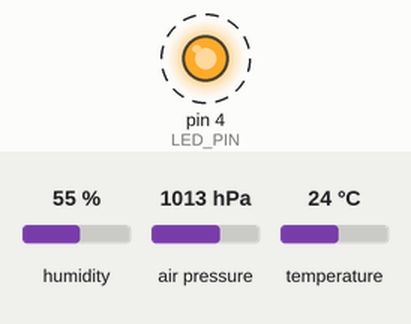
Simulated run of this sketch. Board: Arduino Uno, built with avr-gcc and run on an emulated ATmega328P. On the bench: output pins drawn as LEDs (lit = HIGH). Wiring (inferred from the names in the program): I2C bus: SDA pin 16; SCL pin 14; BME280 sensor at I2C address 0x76. Dashed ring = blinking. The test bench sets the inputs (shaded band); at power-on: humidity 55 %, air pressure 1013 hPa, temperature 24 °C. What the sketch prints to the serial monitor is not drawn.

Above: at 0.2 s.
Timing chart, 0 to 3.0 s (numbered marks = the images above):
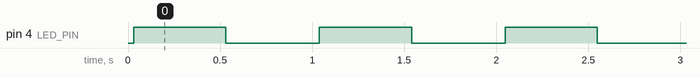

The sketch:

esp8266_bme280.ino
```cpp
#include <Wire.h>

#define LED_PIN 4

#define BME280_ADDRESS 0x76

// GPIO pin for I2C
#define I2C_SCL_PIN 14
#define I2C_SDA_PIN 16

// software I2C
class I2C {
private:
  void delay()
  {
  }

  // 初期化
  void init_i2c()
  {
    pinMode(I2C_SCL_PIN, INPUT_PULLUP);
    pinMode(I2C_SDA_PIN, INPUT_PULLUP);
  }

  void i2c_cl_0()
  {
    pinMode(I2C_SCL_PIN, OUTPUT);
    digitalWrite(I2C_SCL_PIN, LOW);
  }

  void i2c_cl_1()
  {
    digitalWrite(I2C_SCL_PIN, HIGH);
    pinMode(I2C_SCL_PIN, INPUT_PULLUP);
  }

  void i2c_da_0()
  {
    pinMode(I2C_SDA_PIN, OUTPUT);
    digitalWrite(I2C_SDA_PIN, LOW);
  }

  void i2c_da_1()
  {
    digitalWrite(I2C_SDA_PIN, HIGH);
    pinMode(I2C_SDA_PIN, INPUT_PULLUP);
  }

  int i2c_get_da()
  {
    i2c_da_1();
    return digitalRead(I2C_SDA_PIN) ? 1 : 0;
  }

  // スタートコンディション
  void i2c_start()
  {
    i2c_da_0(); // SDA=0
    delay();
    i2c_cl_0(); // SCL=0
    delay();
  }

  // ストップコンディション
  void i2c_stop()
  {
    i2c_cl_1(); // SCL=1
    delay();
    i2c_da_1(); // SDA=1
    delay();
  }

  // リピーテッドスタートコンディション
  void i2c_repeat()
  {
    i2c_cl_1(); // SCL=1
    delay();
    i2c_da_0(); // SDA=0
    delay();
    i2c_cl_0(); // SCL=0
    delay();
  }

  // 1バイト送信
  bool i2c_write(int c)
  {
    int i;
    bool nack;

    delay();

    // 8ビット送信
    for (i = 0; i < 8; i++) {
      if (c & 0x80) {
        i2c_da_1(); // SCL=1
      } else {
        i2c_da_0(); // SCL=0
      }
      c <<= 1;
      delay();
      i2c_cl_1(); // SCL=1
      delay();
      i2c_cl_0(); // SCL=0
      delay();
    }

    i2c_da_1(); // SDA=1
    delay();

    i2c_cl_1(); // SCL=1
    delay();
    // NACKビットを受信
    nack = i2c_get_da();
    i2c_cl_0(); // SCL=0

    return nack;
  }

  // 1バイト受信
  int i2c_read(bool nack)
  {
    int i, c;

    i2c_da_1(); // SDA=1
    delay();

    c = 0;

    for (i = 0; i < 8; i++) {
      i2c_cl_1(); // SCL=1
      delay();
      c <<= 1;
      if (i2c_get_da()) { // SDAから1ビット受信
        c |= 1;
      }
      i2c_cl_0(); // SCL=0
      delay();
    }

    // NACKビットを送信
    if (nack) {
      i2c_da_1(); // SDA=1
    } else {
      i2c_da_0(); // SDA=0
    }
    delay();
    i2c_cl_1(); // SCL=1
    delay();
    i2c_cl_0(); // SCL=0
    delay();

    return c;
  }

  int address; // I2Cデバイスアドレス

public:
  I2C(int address)
    : address(address)
  {
    init_i2c();
  }

  // デバイスのレジスタに書き込む
  virtual void write(int reg, int data)
  {
    i2c_start();                   // スタート
    i2c_write(address << 1);       // デバイスアドレスを送信
    i2c_write(reg);                // レジスタ番号を送信
    i2c_write(data);               // データを送信
    i2c_stop();                    // ストップ
  }

  // デバイスのレジスタを読み取る
  virtual int read(int reg)
  {
    int data;
    i2c_start();                   // スタート
    i2c_write(address << 1);       // デバイスアドレスを送信
    i2c_write(reg);                // レジスタ番号を送信
    i2c_repeat();                  // リピーテッドスタートコンディション
    i2c_write((address << 1) | 1); // デバイスアドレスを送信（読み取りモード）
    data = i2c_read(true);         // データを受信
    i2c_stop();                    // 受信
    return data;
  }
};


I2C *wire;


unsigned long int hum_raw,temp_raw,pres_raw;
signed long int t_fine;

uint16_t dig_T1;
int16_t dig_T2;
int16_t dig_T3;
uint16_t dig_P1;
int16_t dig_P2;
int16_t dig_P3;
int16_t dig_P4;
int16_t dig_P5;
int16_t dig_P6;
int16_t dig_P7;
int16_t dig_P8;
int16_t dig_P9;
int8_t  dig_H1;
int16_t dig_H2;
int8_t  dig_H3;
int16_t dig_H4;
int16_t dig_H5;
int8_t  dig_H6;

void readTrim()
{
  uint8_t data[32];

  for (int i = 0; i < 24; i++) {
    data[i] = wire->read(0x88 + i);
  }

  data[24] = wire->read(0xa1);

  for (int i = 0; i < 7; i++) {
    data[i + 25] = wire->read(0xe1 + i);
  }

  dig_T1 = (data[1] << 8) | data[0];
  dig_T2 = (data[3] << 8) | data[2];
  dig_T3 = (data[5] << 8) | data[4];
  dig_P1 = (data[7] << 8) | data[6];
  dig_P2 = (data[9] << 8) | data[8];
  dig_P3 = (data[11]<< 8) | data[10];
  dig_P4 = (data[13]<< 8) | data[12];
  dig_P5 = (data[15]<< 8) | data[14];
  dig_P6 = (data[17]<< 8) | data[16];
  dig_P7 = (data[19]<< 8) | data[18];
  dig_P8 = (data[21]<< 8) | data[20];
  dig_P9 = (data[23]<< 8) | data[22];
  dig_H1 = data[24];
  dig_H2 = (data[26]<< 8) | data[25];
  dig_H3 = data[27];
  dig_H4 = (data[28]<< 4) | (0x0F & data[29]);
  dig_H5 = (data[30] << 4) | ((data[29] >> 4) & 0x0F);
  dig_H6 = data[31];
}

void readData()
{
  int i = 0;
  uint32_t data[8];
  for (int i = 0; i < 8; i++) {
    data[i] = wire->read(0xf7 + i);
  }
  pres_raw = (data[0] << 12) | (data[1] << 4) | (data[2] >> 4);
  temp_raw = (data[3] << 12) | (data[4] << 4) | (data[5] >> 4);
  hum_raw  = (data[6] << 8) | data[7];
}


signed long int calibration_T(signed long int adc_T)
{
  signed long int var1, var2, T;
  var1 = ((((adc_T >> 3) - ((signed long int)dig_T1<<1))) * ((signed long int)dig_T2)) >> 11;
  var2 = (((((adc_T >> 4) - ((signed long int)dig_T1)) * ((adc_T>>4) - ((signed long int)dig_T1))) >> 12) * ((signed long int)dig_T3)) >> 14;

  t_fine = var1 + var2;
  T = (t_fine * 5 + 128) >> 8;
  return T;
}

unsigned long int calibration_P(signed long int adc_P)
{
  signed long int var1, var2;
  unsigned long int P;
  var1 = (((signed long int)t_fine)>>1) - (signed long int)64000;
  var2 = (((var1>>2) * (var1>>2)) >> 11) * ((signed long int)dig_P6);
  var2 = var2 + ((var1*((signed long int)dig_P5))<<1);
  var2 = (var2>>2)+(((signed long int)dig_P4)<<16);
  var1 = (((dig_P3 * (((var1>>2)*(var1>>2)) >> 13)) >>3) + ((((signed long int)dig_P2) * var1)>>1))>>18;
  var1 = ((((32768+var1))*((signed long int)dig_P1))>>15);
  if (var1 == 0) {
    return 0;
  }
  P = (((unsigned long int)(((signed long int)1048576)-adc_P)-(var2>>12)))*3125;
  if (P < 0x80000000) {
    P = (P << 1) / ((unsigned long int) var1);
  } else {
    P = (P / (unsigned long int)var1) * 2;
  }
  var1 = (((signed long int)dig_P9) * ((signed long int)(((P>>3) * (P>>3))>>13)))>>12;
  var2 = (((signed long int)(P>>2)) * ((signed long int)dig_P8))>>13;
  P = (unsigned long int)((signed long int)P + ((var1 + var2 + dig_P7) >> 4));
  return P;
}

unsigned long int calibration_H(signed long int adc_H)
{
  signed long int v_x1;

  v_x1 = (t_fine - ((signed long int)76800));
  v_x1 = (((((adc_H << 14) -(((signed long int)dig_H4) << 20) - (((signed long int)dig_H5) * v_x1)) +
    ((signed long int)16384)) >> 15) * (((((((v_x1 * ((signed long int)dig_H6)) >> 10) *
    (((v_x1 * ((signed long int)dig_H3)) >> 11) + ((signed long int) 32768))) >> 10) + (( signed long int)2097152)) *
    ((signed long int) dig_H2) + 8192) >> 14));
  v_x1 = (v_x1 - (((((v_x1 >> 15) * (v_x1 >> 15)) >> 7) * ((signed long int)dig_H1)) >> 4));
  v_x1 = (v_x1 < 0 ? 0 : v_x1);
  v_x1 = (v_x1 > 419430400 ? 419430400 : v_x1);
  return (unsigned long int)(v_x1 >> 12);
}


void setup()
{
  wire = new I2C(BME280_ADDRESS);

  uint8_t osrs_t = 1;             //Temperature oversampling x 1
  uint8_t osrs_p = 1;             //Pressure oversampling x 1
  uint8_t osrs_h = 1;             //Humidity oversampling x 1
  uint8_t mode = 3;               //Normal mode
  uint8_t t_sb = 5;               //Tstandby 1000ms
  uint8_t filter = 0;             //Filter off
  uint8_t spi3w_en = 0;           //3-wire SPI Disable

  uint8_t ctrl_meas_reg = (osrs_t << 5) | (osrs_p << 2) | mode;
  uint8_t config_reg    = (t_sb << 5) | (filter << 2) | spi3w_en;
  uint8_t ctrl_hum_reg  = osrs_h;

  Serial.begin(115200);
  Wire.begin();

  wire->write(0xf2, ctrl_hum_reg);
  wire->write(0xf4, ctrl_meas_reg);
  wire->write(0xf5, config_reg);
  readTrim();                    //

  pinMode(LED_PIN, OUTPUT);
}

void loop()
{
  digitalWrite(LED_PIN, HIGH);
  delay(500);
  digitalWrite(LED_PIN, LOW);
  delay(500);

  double temp_act = 0.0, press_act = 0.0,hum_act=0.0;
  signed long int temp_cal;
  unsigned long int press_cal,hum_cal;

  readData();

  temp_cal = calibration_T(temp_raw);
  press_cal = calibration_P(pres_raw);
  hum_cal = calibration_H(hum_raw);
  temp_act = (double)temp_cal / 100.0;
  press_act = (double)press_cal / 100.0;
  hum_act = (double)hum_cal / 1024.0;
  Serial.print("TEMP : ");
  Serial.print(temp_act);
  Serial.print(" DegC  PRESS : ");
  Serial.print(press_act);
  Serial.print(" hPa  HUM : ");
  Serial.print(hum_act);
  Serial.println(" %");
}
```

Measured:
- by itself, pin 4 (LED_PIN): alternates HIGH for 0.50 s and LOW for 0.51 s
